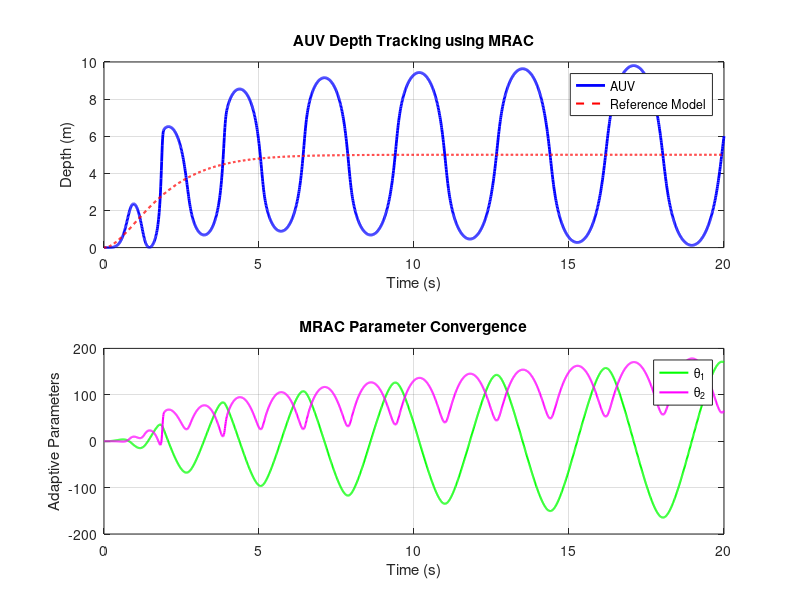

MATLAB code for this plot:
% MRAC for AUV Depth Control
clc; clear; close all;

%% Parameters
% Reference model: z'' + 2*z' + z = r
a_m1 = 2;  % damping
a_m0 = 1;  % stiffness

% Adaptive law gain
gamma = 10;

% Simulation setup
dt = 0.01;
T = 20;
t = 0:dt:T;
N = length(t);

% Reference input (desired depth)
r = 5 * ones(1, N);

% Initialize states
z = zeros(1, N);      % AUV position
v = zeros(1, N);      % AUV velocity
z_m = zeros(1, N);    % Reference model position
v_m = zeros(1, N);    % Reference model velocity

% Adaptive parameters (theta)
theta = [0; 0];  % Initial guess

% Data storage
u = zeros(1, N);
theta_hist = zeros(2, N);

%% Simulation loop
for i = 1:N-1
    % Error
    e = z(i) - z_m(i);

    % Regressor
    phi = [r(i); -v(i)];

    % Control law
    u(i) = theta' * phi;

    % Plant dynamics: z'' = u
    a = u(i);
    v(i+1) = v(i) + a * dt;
    z(i+1) = z(i) + v(i+1) * dt;

    % Reference model: z_m'' + 2*z_m' + z_m = r
    a_m = -a_m1 * v_m(i) - a_m0 * z_m(i) + a_m0 * r(i);
    v_m(i+1) = v_m(i) + a_m * dt;
    z_m(i+1) = z_m(i) + v_m(i+1) * dt;

    % Adaptive law (gradient update)
    theta_dot = -gamma * phi * e;
    theta = theta + theta_dot * dt;
    theta_hist(:, i+1) = theta;
end

%% Plotting
figure;
subplot(2,1,1)
plot(t, z, 'b', 'LineWidth', 2); hold on;
plot(t, z_m, 'r--', 'LineWidth', 1.5);
xlabel('Time (s)'); ylabel('Depth (m)');
legend('AUV', 'Reference Model');
title('AUV Depth Tracking using MRAC');
grid on;

subplot(2,1,2)
plot(t, theta_hist(1,:), 'g', 'LineWidth', 1.5); hold on;
plot(t, theta_hist(2,:), 'm', 'LineWidth', 1.5);
legend('\theta_1','\theta_2');
xlabel('Time (s)'); ylabel('Adaptive Parameters');
title('MRAC Parameter Convergence');
grid on;